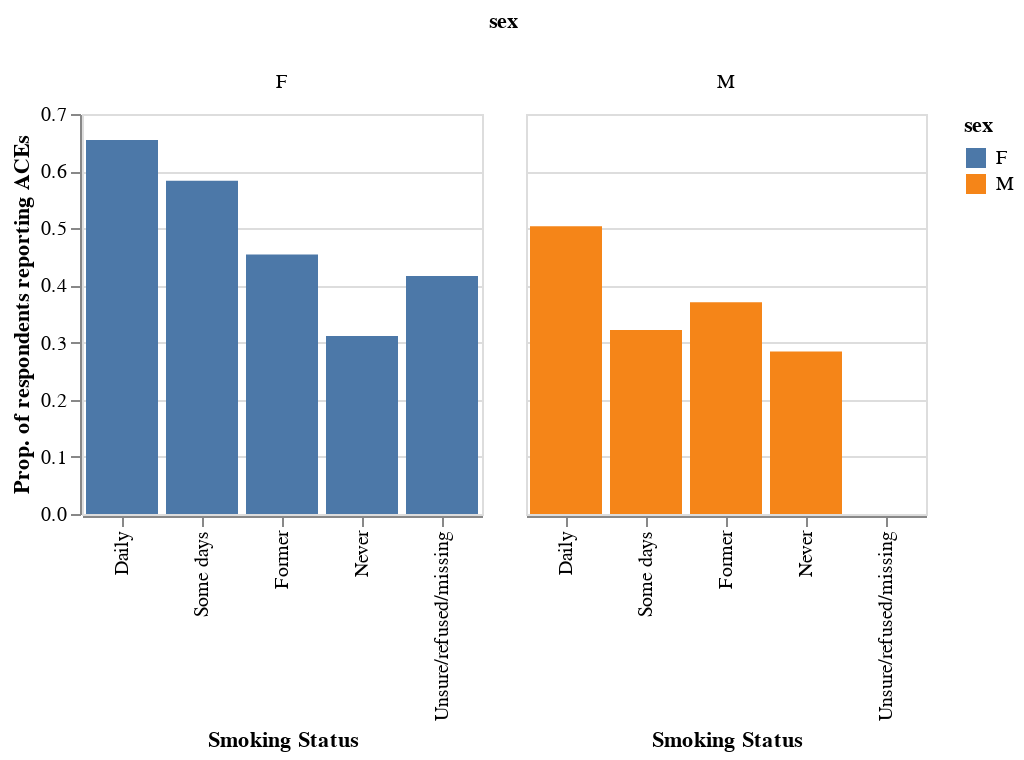

Notebook code for this chart:
### Code cell
# plot codes go here

# coerce indices to columns for plotting
plot_df = ace_smoking.reset_index()

# specify order of general health categories
smoking_order = pd.CategoricalDtype(list(smoke_codes.values()), ordered = True)
plot_df['smoking'] = plot_df.smoking.astype(smoking_order)

# plot
alt.Chart(plot_df).mark_bar().encode(
    x = alt.X('smoking', 
              sort = ['smoking'],
              title = 'Smoking Status'),
    y = alt.Y('adverse_conditions',
              title = 'Prop. of respondents reporting ACEs'),
    color = 'sex',
    column = 'sex'
).properties(
    width = 200, 
    height = 200
)

### Figure 1 — Vega-Lite specification as saved in the notebook (floating-point values rounded to 4 significant figures)
{"config": {"view": {"continuousWidth": 400, "continuousHeight": 300}}, "data": {"name": "data-0fd89c1ca07f2222f9ad88650ae722f9"}, "mark": "bar", "encoding": {"color": {"type": "nominal", "field": "sex"}, "column": {"type": "nominal", "field": "sex"}, "x": {"type": "nominal", "field": "smoking", "sort": ["smoking"], "title": "Smoking Status"}, "y": {"type": "quantitative", "field": "adverse_conditions", "title": "Prop. of respondents reporting ACEs"}}, "height": 200, "width": 200, "$schema": "https://vega.github.io/schema/vega-lite/v4.0.2.json", "datasets": {"data-0fd89c1ca07f2222f9ad88650ae722f9": [{"smoking": "Daily", "sex": "F", "adverse_conditions": 0.6544}, {"smoking": "Daily", "sex": "M", "adverse_conditions": 0.5034}, {"smoking": "Some days", "sex": "F", "adverse_conditions": 0.5833}, {"smoking": "Some days", "sex": "M", "adverse_conditions": 0.322}, {"smoking": "Former", "sex": "F", "adverse_conditions": 0.4542}, {"smoking": "Former", "sex": "M", "adverse_conditions": 0.3707}, {"smoking": "Never", "sex": "F", "adverse_conditions": 0.3116}, {"smoking": "Never", "sex": "M", "adverse_conditions": 0.2846}, {"smoking": "Unsure/refused/missing", "sex": "F", "adverse_conditions": 0.4167}, {"smoking": "Unsure/refused/missing", "sex": "M", "adverse_conditions": 0.0}]}}
